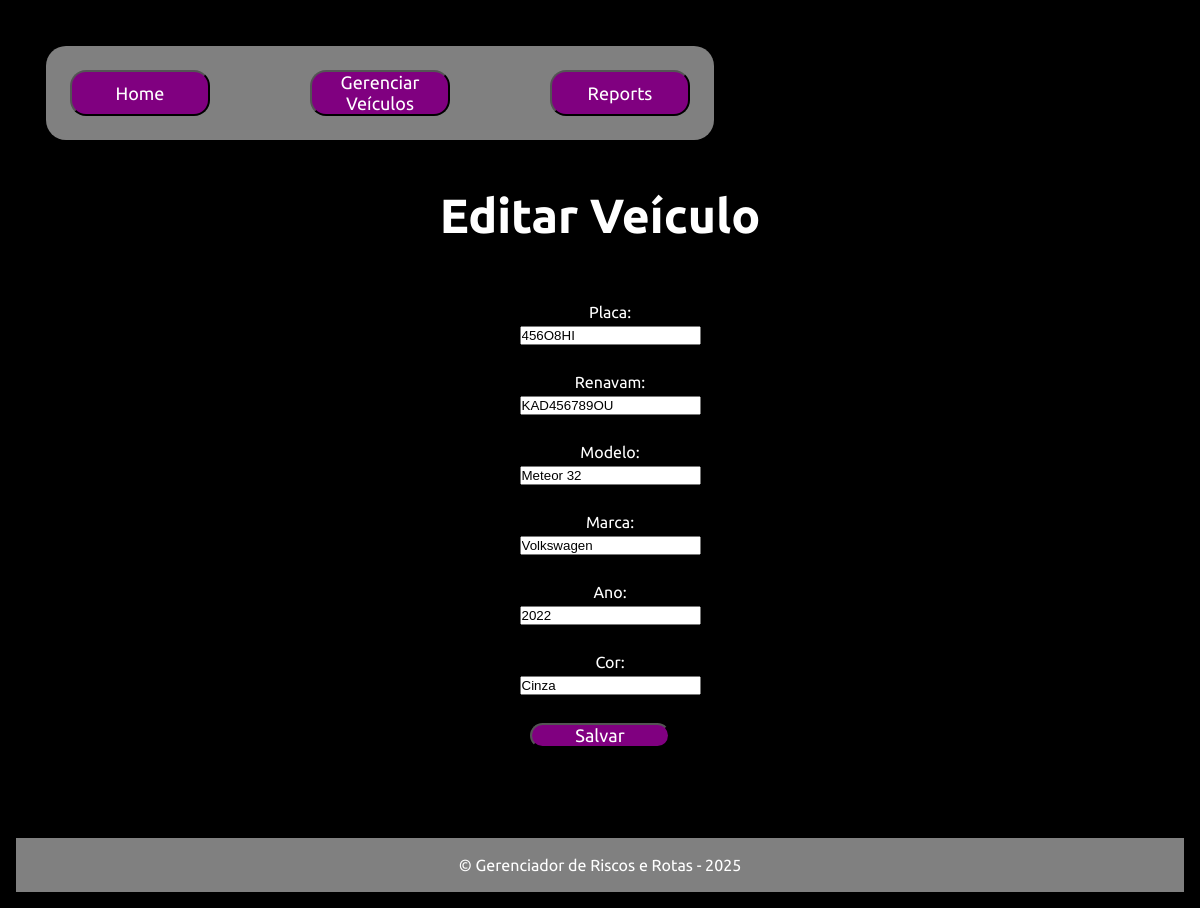
The page /src/editar.php?id=7 on the database its author committed.
### tables this page shows
CREATE TABLE veiculos (
        id INTEGER PRIMARY KEY AUTOINCREMENT,
        placa CHAR(7) NOT NULL,
        renavam CHAR(30) DEFAULT NULL,
        modelo CHAR(20) NOT NULL,
        marca CHAR(20) NOT NULL,
        ano INTEGER NOT NULL,
        cor CHAR(20) NOT NULL
    );

### src/editar.php (the view, shortened to what this page needs)
<?php
$db = new PDO('sqlite:db/database.sqlite');
$db->setAttribute(PDO::ATTR_ERRMODE, PDO::ERRMODE_EXCEPTION);
if (isset($_GET['id'])) {
    $id = $_GET['id'];
    $stmt = $db->prepare("SELECT * FROM veiculos WHERE id = ?");
    $stmt->execute([$id]);
    $vehicle = $stmt->fetch(PDO::FETCH_ASSOC);
}
?>
<!DOCTYPE html>
<html lang="pr-br">
<head>
    <link rel="stylesheet" href="/css/style_editar.css">
</head>
<body>
    <header>
        <nav class="navegacao">
            <ul>
                <li>
                    <button onclick="location.href='/index.php'" type="button">
                    Home</button>
                </li>
                <li>
                    <button onclick="location.href='veiculos.php'" type="button">
                    Gerenciar Veículos</button>
                </li>
                <li>
                    <button onclick="location.href='reports.php'" type="button">
                    Reports</button>
                </li>
            </ul>
        </nav>
    </header>
    <br>
    <h1>Editar Veículo</h1>
    <form method="POST">
        <label for="placa">Placa:</label>
        <input type="text" name="placa" id="placa" value="<?= htmlspecialchars($vehicle['placa']) ?>" required>
        <br>
        <label for="renavam">Renavam:</label>
        <input type="text" name="renavam" id="renavam" value="<?= htmlspecialchars($vehicle['renavam']) ?>">
        <br>
        <label for="modelo">Modelo:</label>
        <input type="text" name="modelo" id="modelo" value="<?= htmlspecialchars($vehicle['modelo']) ?>" required>
        <br>
        <label for="marca">Marca:</label>
        <input type="text" name="marca" id="marca" value="<?= htmlspecialchars($vehicle['marca']) ?>" required>
        <br>
        <label for="ano">Ano:</label>
        <input type="number" name="ano" id="ano" value="<?= htmlspecialchars($vehicle['ano']) ?>" required>
        <br>
        <label for="cor">Cor:</label>
        <input type="text" name="cor" id="cor" value="<?= htmlspecialchars($vehicle['cor']) ?>" required>
        <br>
        <button type="submit">Salvar</button>
    </form>
    <br>
    <br>
    <br>
    <br>
    <br>
    <footer class="footer">
        <p>&copy; Gerenciador de Riscos e Rotas - 2025</p>
    </footer>
</body>
</html>

### css/style_editar.css (style rules this page uses)
* { margin: 0; padding: 0; }
:root { --cor_div: grey; --cor_nav_letra: black; --cor_nav_button: purple; --cor_nav_button_hover: aliceblue; --fonte_letras:"Ubuntu", serif; font-weight: 400; }
button { background-color: var(--cor_nav_button); color: white; border-radius: 16px; font-size: 18px; font-family: var(--fonte_letras); width: 140px; align-items: center; }
body { background-color: black; color: white; font-family: var(--fonte_letras); margin: 0; padding: 0; display: flex; flex-direction: column; min-height: 100vh; margin: 16px; }
h1 { text-align: center; margin-bottom: 20px; font-size: 3em; }
label { display: flex; margin-left: 20px; align-items: center; }
input { display: flex; margin-left: 20px; align-items: center; }
.footer { background-color: var(--cor_div); color: var(--cor_nav_itens); padding: 18px; text-align: center; font-family: var(--fonte_letras); position: relative; bottom: 0; margin: 0%; }
form { display: flex; flex-direction: column; align-items: center; margin-top: 40px; gap: 5px; }
.navegacao { background-color: var(--cor_div); padding: 24px; border-radius: 20px; font-family: var(--fonte_letras); display: flex; justify-content: space-between; margin: 30px; }
ul { list-style-type: none; margin: 0; padding: 0; overflow: hidden; display: flex; justify-content: space-between; gap: 100px; }
li { text-decoration: solid black; color: var(--cor_nav_itens); display: flex; justify-content: space-between; }
header { display: flex; justify-content: space-between; align-items: center; }

### rows shown on the page
veiculos: placa "456O8HI", renavam "KAD456789OU", modelo "Meteor 32", marca "Volkswagen", ano "2022", cor "Cinza"
